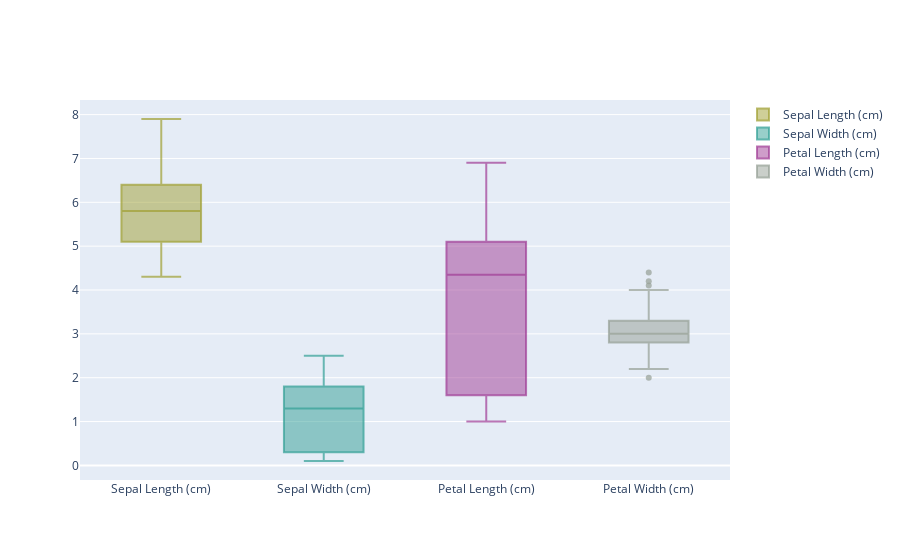

Here is the notebook cell this chart was saved with:
### Markdown cell above
#### Boxplot

Boxplot is always the best choice, if we want to get some statistical information from the data.

### Code cell
t1_box = go.Box(
                name = 'Sepal Length (cm)',
                y = data.Sepal_Length,
                marker = dict(color = 'rgba(160,160,50,0.7)')
)

t2_box = go.Box(
                name = 'Sepal Width (cm)',
                y = data.Petal_Width,
                marker = dict(color = 'rgba(50,160,150,0.7)')
)

t3_box = go.Box(
                name = 'Petal Length (cm)',
                y = data.Petal_Length,
                marker = dict(color = 'rgba(160,60,150,0.7)')
)

t4_box = go.Box(
                name = 'Petal Width (cm)',
                y = data.Sepal_Width,
                marker = dict(color = 'rgba(150,160,150,0.7)')
)

fig_box = [t1_box, t2_box, t3_box, t4_box]

iplot(fig_box)

### Figure 1 — Plotly figure (JSON) as saved in the notebook; plotly's stock layout.template omitted (floating-point values rounded to 4 significant figures; data arrays with more than 128 entries replaced by an {"elided": "..."} marker saying what was removed)
{"data": [{"marker": {"color": "rgba(160,160,50,0.7)"}, "name": "Sepal Length (cm)", "type": "box", "y": {"elided": "150 float values"}}, {"marker": {"color": "rgba(50,160,150,0.7)"}, "name": "Sepal Width (cm)", "type": "box", "y": {"elided": "150 float values"}}, {"marker": {"color": "rgba(160,60,150,0.7)"}, "name": "Petal Length (cm)", "type": "box", "y": {"elided": "150 float values"}}, {"marker": {"color": "rgba(150,160,150,0.7)"}, "name": "Petal Width (cm)", "type": "box", "y": {"elided": "150 float values"}}], "layout": {}}
